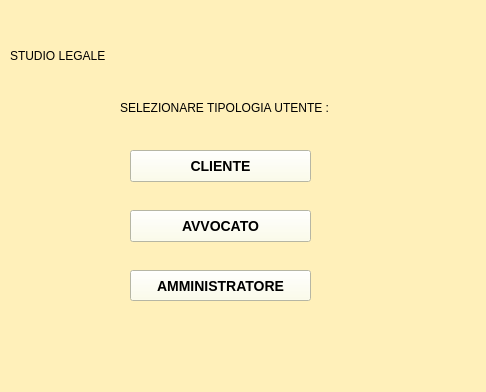
<?xml version="1.0" encoding="UTF-8"?>
<ui version="4.0">
 <class>Form</class>
 <widget class="QWidget" name="Form">
  <property name="geometry">
   <rect>
    <x>0</x>
    <y>0</y>
    <width>486</width>
    <height>392</height>
   </rect>
  </property>
  <property name="windowTitle">
   <string>Form</string>
  </property>
  <property name="styleSheet">
   <string notr="true">
background: rgb(255, 240, 186);</string>
  </property>
  <widget class="QLabel" name="label">
   <property name="geometry">
    <rect>
     <x>10</x>
     <y>30</y>
     <width>391</width>
     <height>51</height>
    </rect>
   </property>
   <property name="styleSheet">
    <string notr="true">font: italic 25pt &quot;Baskerville&quot;;</string>
   </property>
   <property name="text">
    <string>STUDIO LEGALE</string>
   </property>
  </widget>
  <widget class="QPushButton" name="pushButton">
   <property name="geometry">
    <rect>
     <x>130</x>
     <y>150</y>
     <width>181</width>
     <height>32</height>
    </rect>
   </property>
   <property name="styleSheet">
    <string notr="true">
border-width: 2px;

border-color: black;
font: bold 14px;
min-width: 10em; 
background-color: rgb(255, 255, 229);</string>
   </property>
   <property name="text">
    <string>CLIENTE</string>
   </property>
  </widget>
  <widget class="QPushButton" name="pushButton_2">
   <property name="geometry">
    <rect>
     <x>130</x>
     <y>210</y>
     <width>181</width>
     <height>32</height>
    </rect>
   </property>
   <property name="styleSheet">
    <string notr="true">
border-width: 2px;

border-color: black;
font: bold 14px;
min-width: 10em; 
background-color: rgb(255, 255, 229);</string>
   </property>
   <property name="text">
    <string>AVVOCATO</string>
   </property>
  </widget>
  <widget class="QPushButton" name="pushButton_3">
   <property name="geometry">
    <rect>
     <x>130</x>
     <y>270</y>
     <width>181</width>
     <height>31</height>
    </rect>
   </property>
   <property name="styleSheet">
    <string notr="true">
border-width: 2px;
border-color: black;
font: bold 14px;
min-width: 10em; 
background-color: rgb(255, 255, 229);</string>
   </property>
   <property name="text">
    <string>AMMINISTRATORE</string>
   </property>
  </widget>
  <widget class="QLabel" name="label_2">
   <property name="geometry">
    <rect>
     <x>120</x>
     <y>100</y>
     <width>251</width>
     <height>16</height>
    </rect>
   </property>
   <property name="styleSheet">
    <string notr="true">background-image: url(:/newPrefix/istockphoto-1077097764-1024x1024.jpeg);</string>
   </property>
   <property name="text">
    <string>SELEZIONARE TIPOLOGIA UTENTE :</string>
   </property>
  </widget>
  <widget class="QLabel" name="label_3">
   <property name="geometry">
    <rect>
     <x>340</x>
     <y>20</y>
     <width>131</width>
     <height>71</height>
    </rect>
   </property>
   <property name="styleSheet">
    <string notr="true">background-image: url(:/newPrefix/giustizia-legalita.jpg);
</string>
   </property>
   <property name="text">
    <string/>
   </property>
   <property name="pixmap">
    <pixmap resource="Immagini.qrc">:/newPrefix/giustizia-legalita.jpg</pixmap>
   </property>
   <property name="scaledContents">
    <bool>true</bool>
   </property>
  </widget>
 </widget>
 <resources>
  <include location="Immagini.qrc"/>
 </resources>
 <connections/>
</ui>
